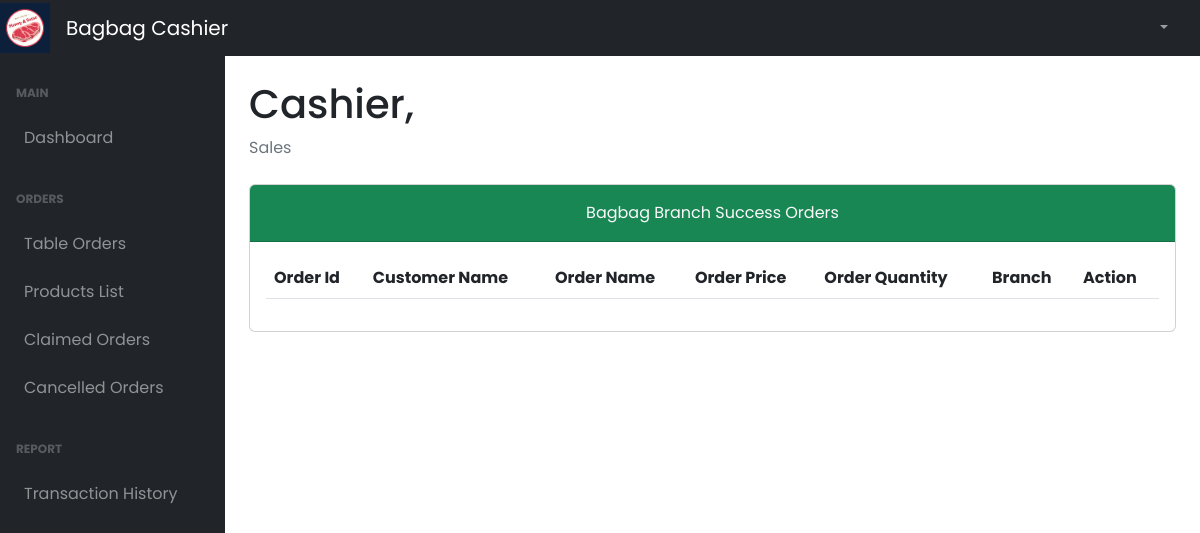
The page /cashier1/claimedOrders.php (signed in) on the database as committed earlier.
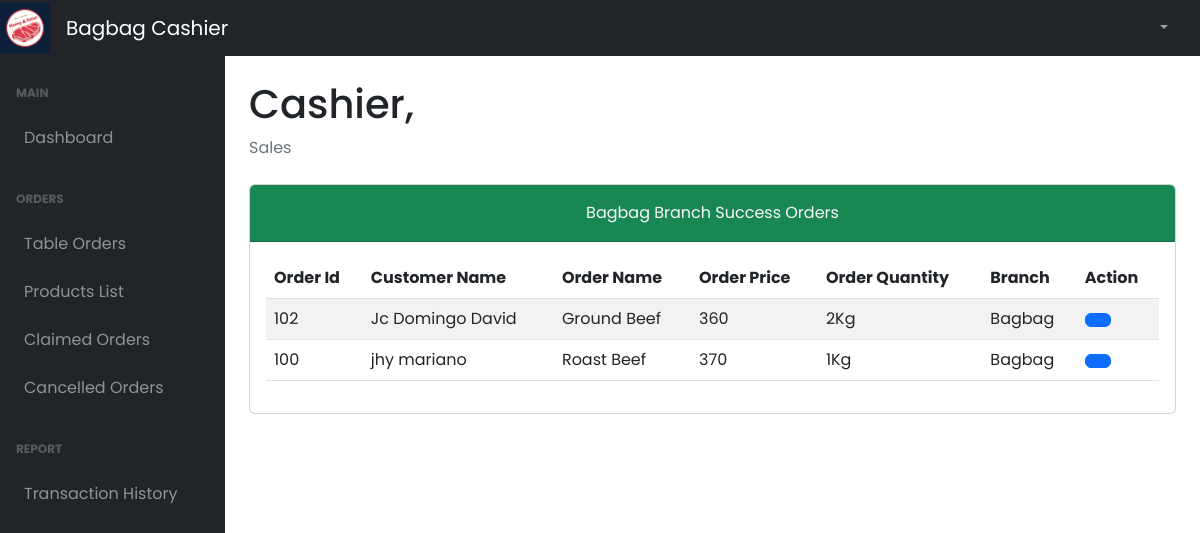
The same page on the database as committed later.
### tables this page shows
CREATE TABLE `tbl_cart` (
  `item_id` int(11) NOT NULL,
  `prod_id` int(11) NOT NULL,
  `prod_qnty` float NOT NULL,
  `order_date` date DEFAULT NULL,
  `status_id` int(11) NOT NULL DEFAULT 1,
  `branch_id` int(11) NOT NULL,
  `account_id` int(11) NOT NULL
);

CREATE TABLE `tbl_products` (
  `prod_id` int(11) NOT NULL,
  `prod_name` varchar(255) NOT NULL,
  `prod_price` int(11) NOT NULL,
  `prod_type` int(11) NOT NULL,
  `prod_stocks` float NOT NULL,
  `prod_img` varchar(255) NOT NULL
);

CREATE TABLE `tbl_branch` (
  `branch_id` int(11) NOT NULL,
  `branch_name` varchar(255) NOT NULL
);

### cashier1/claimedOrders.php (the view, shortened to what this page needs)
<!DOCTYPE html>
<html lang="en">
<head>
  <link href="../plugins/dataTables.bootstrap5.min.css" rel="stylesheet" />
  <link href="../plugins/responsive.bootstrap5.min.css" rel="stylesheet" />
  <link href="../styles/bootstrap5-min.css" rel="stylesheet" />
  <link href="../styles/card-general.css" rel="stylesheet" />
</head>
<body class="sb-nav-fixed">
  <?php require_once("./navbar.php"); ?>
  <div id="layoutSidenav">
    <?php require_once("./sidebar.php"); ?>
    <div id="layoutSidenav_content">
      <main>
        <div class="container-fluid px-4">
          <h1 class="mt-4" id="full_name">Cashier,</h1>
          <ol class="breadcrumb mb-4">
            <li class="breadcrumb-item active">Sales</li>
          </ol>
          <div class="card mb-5">
            <div class="card-header bg-success pt-3">
              <div class="text-center">
                <p class="card-title text-light">Bagbag Branch Success Orders</p>
              </div>
            </div>
            <div class="card-body">
              <table id="residenceAccounts" class="table table-striped nowrap" style="width:100%">
                <thead>
                  <tr>
                    <th>Order Id</th>
                    <th>Customer Name</th>
                    <th>Order Name</th>
                    <th>Order Price</th>
                    <th>Order Quantity</th>
                    <th>Branch</th>
                    <th>Action</th>
                  </tr>
                </thead>
                <tbody>
                  <?php
                  $query = "SELECT tc.item_id, tc.account_id, tc.prod_id, tc.prod_qnty,
                            tp.prod_name, tp.prod_price,
                            CONCAT(ta.first_name, ' ', ta.middle_name, ' ', ta.last_name) as full_name,
                            ta.contact, ta.address, tb.branch_name
                            FROM tbl_cart tc
                            INNER JOIN tbl_products tp ON tp.prod_id = tc.prod_id
                            INNER JOIN tbl_branch tb ON tc.branch_id = tb.branch_id
                            INNER JOIN tbl_account_details ta ON ta.account_id = tc.account_id
                            WHERE tb.branch_id = 1 AND tc.status_id = 2;";
                  $stmt = $conn->prepare($query);
                  $stmt->execute();
                  $result = $stmt->get_result();
                  while ($data = $result->fetch_assoc()) {
                    $qnty_value = $data["prod_qnty"];
                  ?>
                  <tr>
                    <td><?php echo htmlspecialchars($data['item_id']); ?></td>
                    <td><?php echo htmlspecialchars($data['full_name']); ?></td>
                    <td><?php echo htmlspecialchars($data['prod_name']); ?></td>
                    <td><?php echo htmlspecialchars($data['prod_price']); ?></td>
                    <td><?php echo $qnty_value; ?>Kg</td>
                    <td><?php echo htmlspecialchars($data['branch_name']); ?></td>
                    <td>
                      <button type="button" class="btn btn-primary" id="<?php echo htmlspecialchars($data["item_id"]); ?>" data-bs-toggle="modal" data-bs-target="#residenceAccountDetails<?php echo htmlspecialchars($data["item_id"]); ?>" data-bs-whatever="@getbootstrap">
                      </button>
                    </td>
                  </tr>
                  <?php
                  }
                  ?>
                </tbody>
              </table>
            </div>
          </div>
        </div>
      </main>
    </div>
  </div>
  <link rel="stylesheet" href="../styles/dataTables.min.css">
</body>
</html>

Rows that differ between the two databases and show on the page:
added tbl_cart: item_id "102", full_name "Jc Domingo David", prod.prod_name "Ground Beef", prod.prod_price "360", prod_qnty "2", branch.branch_name "Bagbag"
added tbl_cart: item_id "100", full_name "jhy mariano", prod.prod_name "Roast Beef", prod.prod_price "370", prod_qnty "1", branch.branch_name "Bagbag"
